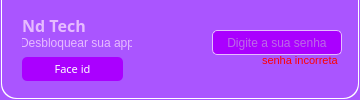
        <widget class="QFrame" name="frame_log">
         <property name="minimumSize">
          <size>
           <width>360</width>
           <height>0</height>
          </size>
         </property>
         <property name="maximumSize">
          <size>
           <width>360</width>
           <height>130</height>
          </size>
         </property>
         <property name="styleSheet">
          <string notr="true">background-color: rgb(170, 85, 255);
border-bottom-right-radius: 15px;
border-bottom-left-radius: 15px;</string>
         </property>
         <property name="frameShape">
          <enum>QFrame::StyledPanel</enum>
         </property>
         <property name="frameShadow">
          <enum>QFrame::Raised</enum>
         </property>
         <layout class="QHBoxLayout" name="horizontalLayout_10">
          <property name="spacing">
           <number>0</number>
          </property>
          <property name="leftMargin">
           <number>0</number>
          </property>
          <property name="topMargin">
           <number>0</number>
          </property>
          <property name="rightMargin">
           <number>0</number>
          </property>
          <property name="bottomMargin">
           <number>1</number>
          </property>
          <item>
           <widget class="QFrame" name="linhaBranca_7">
            <property name="minimumSize">
             <size>
              <width>358</width>
              <height>0</height>
             </size>
            </property>
            <property name="maximumSize">
             <size>
              <width>358</width>
              <height>228</height>
             </size>
            </property>
            <property name="styleSheet">
             <string notr="true">background-color: rgb(255, 255, 255);
border-bottom-right-radius: 15px;
border-bottom-left-radius: 15px;</string>
            </property>
            <property name="frameShape">
             <enum>QFrame::StyledPanel</enum>
            </property>
            <property name="frameShadow">
             <enum>QFrame::Raised</enum>
            </property>
            <layout class="QHBoxLayout" name="horizontalLayout_11">
             <property name="spacing">
              <number>0</number>
             </property>
             <property name="leftMargin">
              <number>0</number>
             </property>
             <property name="topMargin">
              <number>0</number>
             </property>
             <property name="rightMargin">
              <number>0</number>
             </property>
             <property name="bottomMargin">
              <number>1</number>
             </property>
             <item>
              <widget class="QFrame" name="linhaBranca_8">
               <property name="minimumSize">
                <size>
                 <width>356</width>
                 <height>0</height>
                </size>
               </property>
               <property name="maximumSize">
                <size>
                 <width>356</width>
                 <height>227</height>
                </size>
               </property>
               <property name="styleSheet">
                <string notr="true">background-color: rgb(170, 85, 255);
border-bottom-right-radius: 15px;
border-bottom-left-radius: 15px;</string>
               </property>
               <property name="frameShape">
                <enum>QFrame::StyledPanel</enum>
               </property>
               <property name="frameShadow">
                <enum>QFrame::Raised</enum>
               </property>
               <widget class="QPushButton" name="troca">
                <property name="geometry">
                 <rect>
                  <x>20</x>
                  <y>57</y>
                  <width>101</width>
                  <height>24</height>
                 </rect>
                </property>
                <property name="font">
                 <font>
                  <family>Segoe UI Semibold</family>
                  <pointsize>8</pointsize>
                 </font>
                </property>
                <property name="toolTip">
                 <string>&lt;html&gt;&lt;head/&gt;&lt;body&gt;&lt;p&gt;Alterar a froma de login&lt;/p&gt;&lt;/body&gt;&lt;/html&gt;</string>
                </property>
                <property name="styleSheet">
                 <string notr="true">QPushButton{
color:#ffffff;
background-color: rgb(170, 0, 255);
border-radius:5px;
}
QPushButton:hover{
color:#ffffff;
background-color: rgb(149, 0, 223);
border-radius:5px;
}
QPushButton:pressed{
color:#ffffff;
background-color: rgb(170, 0, 255);
border-radius:5px;
}

QToolTip{
background-color: rgb(170, 85, 255);
border-radius:3px;
border:3px solid rgb(255, 255, 255);
}</string>
                </property>
                <property name="text">
                 <string>Face id</string>
                </property>
               </widget>
               <widget class="QLabel" name="desbloquear">
                <property name="geometry">
                 <rect>
                  <x>20</x>
                  <y>35</y>
                  <width>110</width>
                  <height>16</height>
                 </rect>
                </property>
                <property name="styleSheet">
                 <string notr="true">color: rgb(230, 187, 255);
</string>
                </property>
                <property name="text">
                 <string>Desbloquear sua app</string>
                </property>
                <property name="alignment">
                 <set>Qt::AlignCenter</set>
                </property>
               </widget>
               <widget class="QLabel" name="NameEmp">
                <property name="geometry">
                 <rect>
                  <x>17</x>
                  <y>15</y>
                  <width>70</width>
                  <height>20</height>
                 </rect>
                </property>
                <property name="font">
                 <font>
                  <family>Bauhaus 93</family>
                  <pointsize>12</pointsize>
                  <bold>true</bold>
                 </font>
                </property>
                <property name="styleSheet">
                 <string notr="true">color: rgb(230, 187, 255);
</string>
                </property>
                <property name="text">
                 <string>Nd Tech</string>
                </property>
                <property name="alignment">
                 <set>Qt::AlignCenter</set>
                </property>
               </widget>
               <widget class="QLineEdit" name="senha">
                <property name="geometry">
                 <rect>
                  <x>210</x>
                  <y>30</y>
                  <width>130</width>
                  <height>25</height>
                 </rect>
                </property>
                <property name="styleSheet">
                 <string notr="true">QLineEdit{
background-color: rgb(170, 0, 255);
border:1px solid rgb(230, 187, 255);
border-radius:5px;
color: rgb(208, 208, 208)
}


QLineEdit:hover{
background-color: rgb(170, 0, 255);
border:2px solid rgb(230, 187, 255);
border-radius:5px;}

QLineEdit:focus{
background-color: rgb(130, 0, 195);
border:2px solid rgb(230, 187, 255);
border-radius:5px;
color: rgb(230, 187, 255);}</string>
                </property>
                <property name="echoMode">
                 <enum>QLineEdit::Password</enum>
                </property>
                <property name="alignment">
                 <set>Qt::AlignCenter</set>
                </property>
                <property name="placeholderText">
                 <string>Digite a sua senha</string>
                </property>
               </widget>
               <widget class="QLabel" name="logoCamera">
                <property name="geometry">
                 <rect>
                  <x>165</x>
                  <y>10</y>
                  <width>81</width>
                  <height>91</height>
                 </rect>
                </property>
                <property name="text">
                 <string/>
                </property>
                <property name="pixmap">
                 <pixmap>img/Instagram_90px.png</pixmap>
                </property>
               </widget>
               <widget class="QLabel" name="senhaIncorreta">
                <property name="geometry">
                 <rect>
                  <x>260</x>
                  <y>55</y>
                  <width>81</width>
                  <height>10</height>
                 </rect>
                </property>
                <property name="font">
                 <font>
                  <pointsize>8</pointsize>
                 </font>
                </property>
                <property name="styleSheet">
                 <string notr="true">color: rgb(255, 0, 0);</string>
                </property>
                <property name="text">
                 <string>senha incorreta</string>
                </property>
               </widget>
               <zorder>troca</zorder>
               <zorder>desbloquear</zorder>
               <zorder>NameEmp</zorder>
               <zorder>logoCamera</zorder>
               <zorder>senha</zorder>
               <zorder>senhaIncorreta</zorder>
              </widget>
             </item>
            </layout>
           </widget>
          </item>
         </layout>
        </widget>
